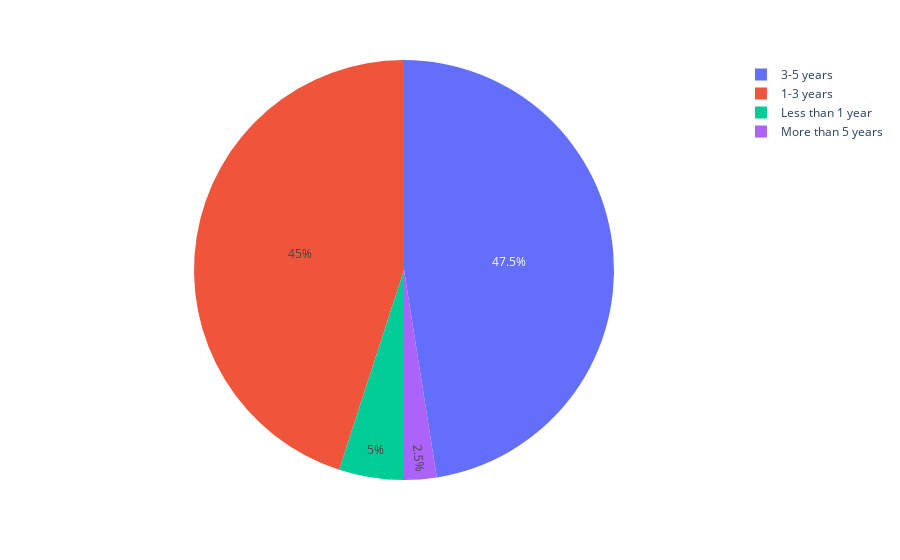

The cell this chart's notebook holds for it:
### Code cell
px.pie(data_frame=df, names='Duration')

### Figure 1 — Plotly figure (JSON) as saved in the notebook; plotly's stock layout.template omitted (floating-point values rounded to 4 significant figures)
{"data": [{"domain": {"x": [0, 1], "y": [0, 1]}, "hovertemplate": "Duration=%{label}<extra></extra>", "labels": ["1-3 years", "More than 5 years", "3-5 years", "Less than 1 year", "Less than 1 year", "1-3 years", "3-5 years", "3-5 years", "1-3 years", "3-5 years", "3-5 years", "1-3 years", "1-3 years", "1-3 years", "1-3 years", "1-3 years", "1-3 years", "1-3 years", "1-3 years", "3-5 years", "3-5 years", "3-5 years", "3-5 years", "3-5 years", "3-5 years", "3-5 years", "3-5 years", "1-3 years", "1-3 years", "3-5 years", "1-3 years", "3-5 years", "3-5 years", "1-3 years", "1-3 years", "3-5 years", "1-3 years", "3-5 years", "1-3 years", "3-5 years"], "legendgroup": "", "name": "", "showlegend": true, "type": "pie"}], "layout": {"legend": {"tracegroupgap": 0}, "margin": {"t": 60}}}
